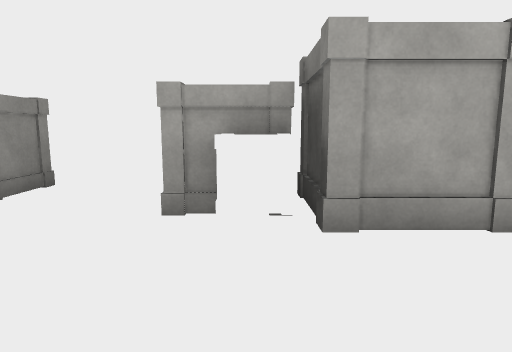
View 1 (above)

14 first-person views from a walk through a Unity game level. The camera is 1.5 m above the floor, tilts 8° down and sees 75° across. The floor is counted in squares, 1.45 m on a side. Each view is taken from the middle of a square. On the plan, view 1 faces up. The plan holds only what a view shows up to about 13 squares ahead; the rest is blank. The place goes on beyond the plan. The player character is not drawn. Surface patterns are stand-ins for the level's own textures.

View 2
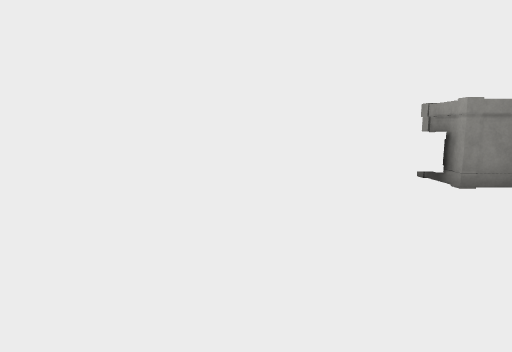

View 3
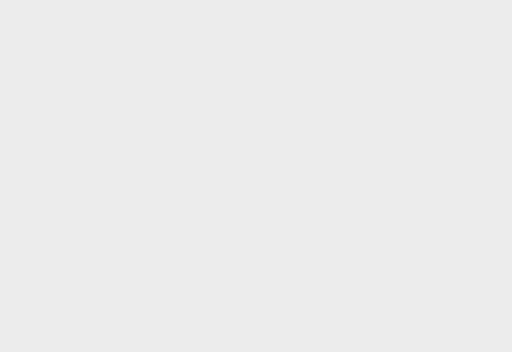

View 4
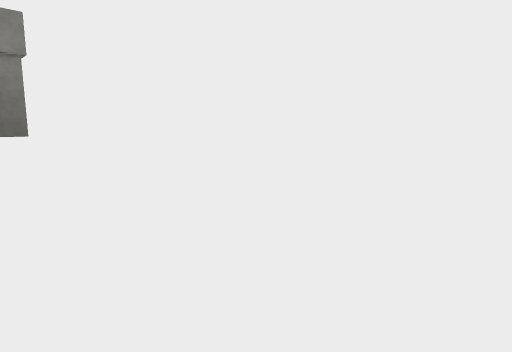

View 5
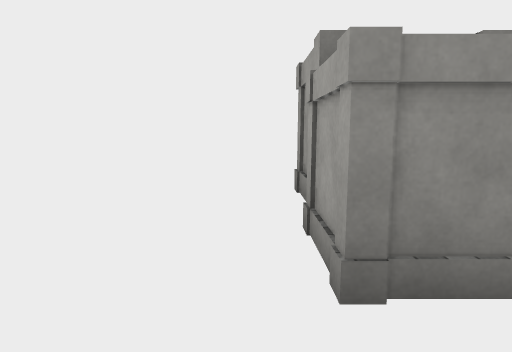

View 6
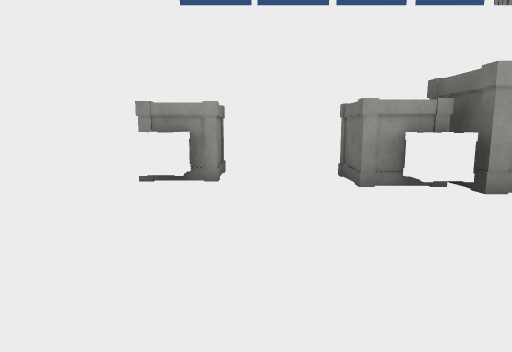

View 7
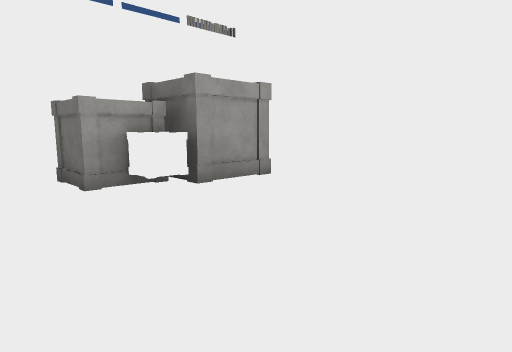

View 8
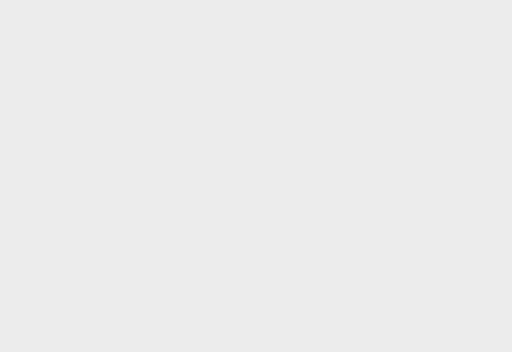

View 9
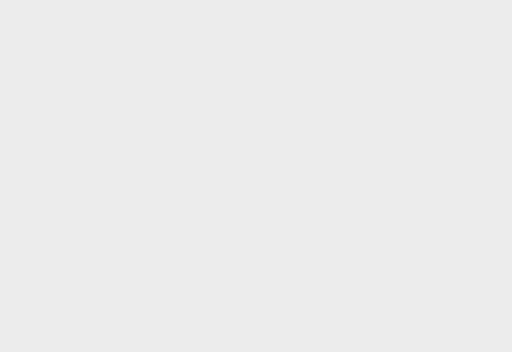

View 10
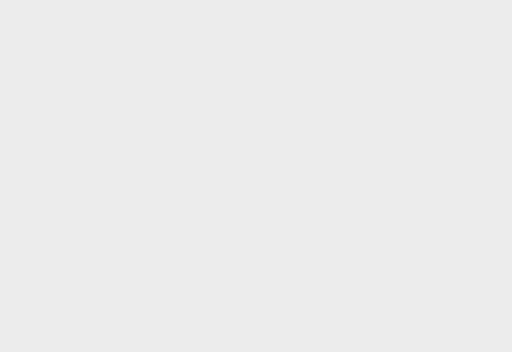

View 11
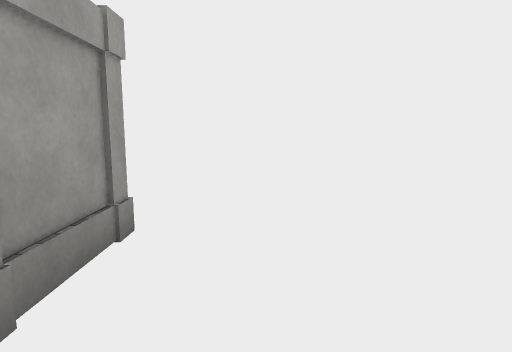

View 12
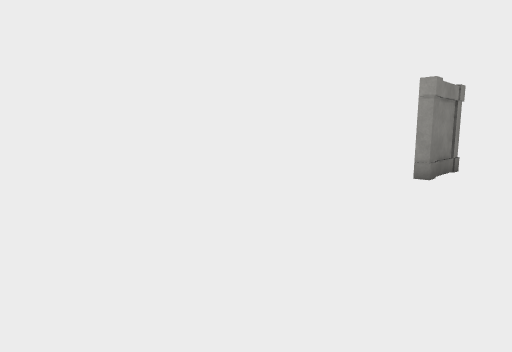

View 13
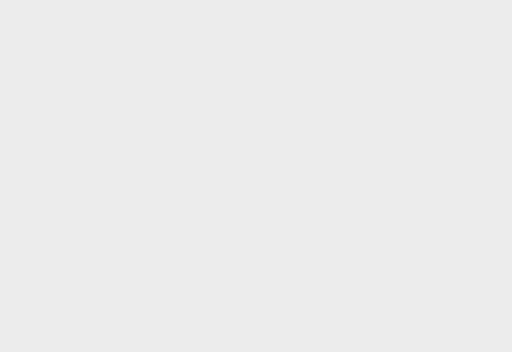

View 14
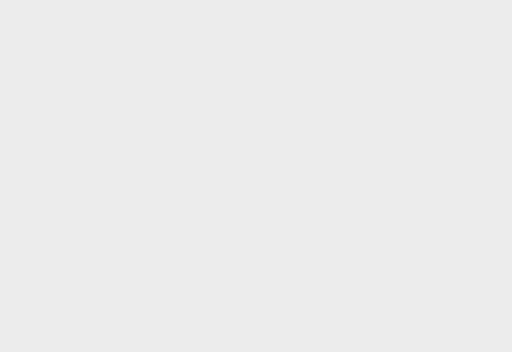

### Floor plan
Key: @ floor where view 1 was taken; # wall or solid block; . floor; / step, stairs or slope; O other object.
Columns run from 8 left of view 1 to 6 right of it. Each row starts with its distance up from view 1.
  8 ###############
  7 #.............#
  6 #..OO.........#
  5 #..OO..OOOO...#
  4 #..O...OOOO...#
  3 #.......O.....#
  2 #///..........#
  1 #//#..........#
  0 #///....@###.##
 -1 #........#....#
 -2 #........#....#
 -3 #........#....#
 -4 #........#....#
 -5 #.#..#...#....#
 -6 ###..##### ####
 -7   #..#
 -8   #..#
 -9   ##.#

Positions as (right, up) in squares from view 1, and headings:
1: (0, 0), facing up
2: (2, 1), facing left
3: (1, 2), facing down-left
4: (-3, 4), facing down-right
5: (-3, 6), facing right
6: (-3, -2), facing up
7: (-3, -2), facing up-right
8: (-5, 0), facing down
9: (3, 2), facing down-right
10: (4, 2), facing down
11: (4, 2), facing up
12: (5, -4), facing up-left
13: (3, -5), facing up
14: (2, -5), facing up-right
